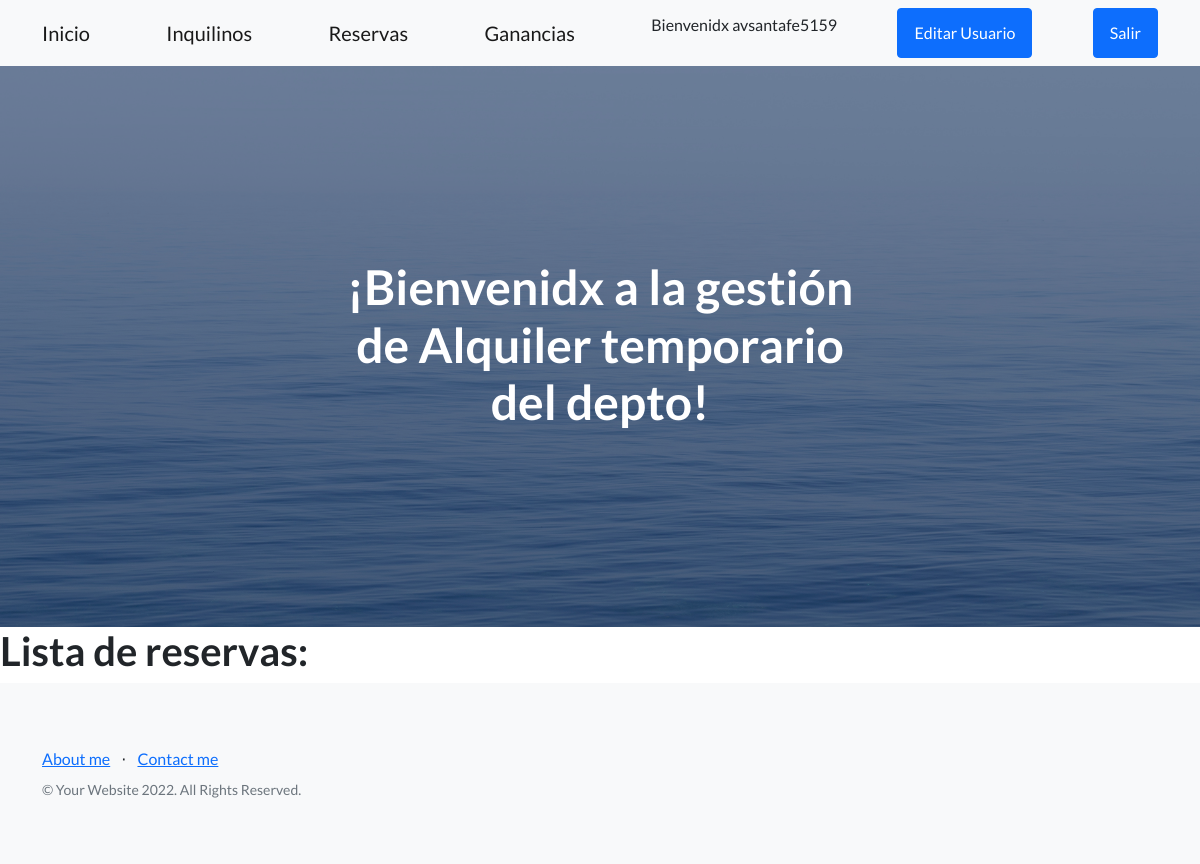
Page /emp-app1/gain-read/ (signed in) on the earlier database version.
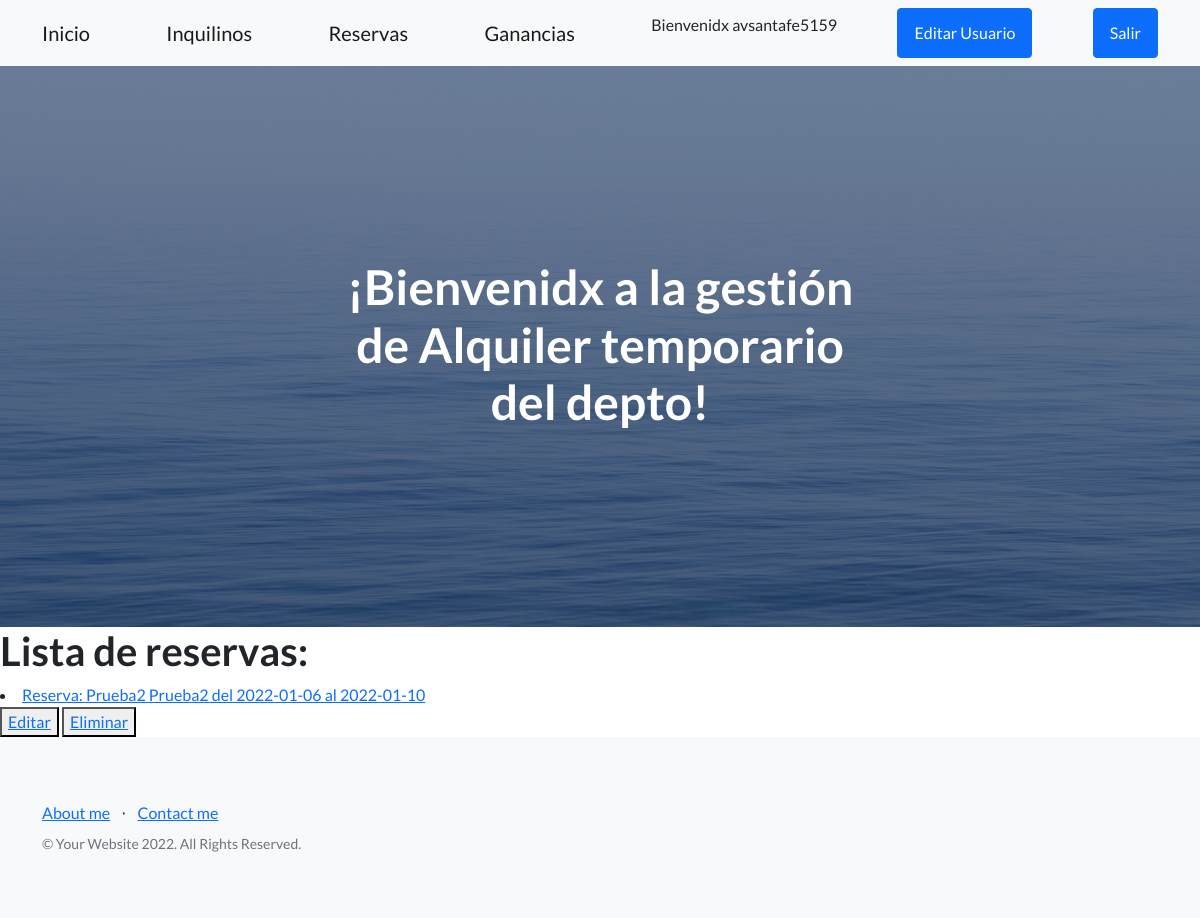
Same page on the later database version.
### EmpApp1/models.py (models this page shows)
class Gain (models.Model):
    booking= models.ForeignKey(Booking, on_delete= models.CASCADE)
    daily_price = models.IntegerField(verbose_name= 'Precio diario')
    manag_cost = models.IntegerField(verbose_name= 'Costo de gestion')
    maint_cost = models.IntegerField(verbose_name= 'Costo de mantenimiento')
    clean_cost = models.IntegerField(verbose_name= 'Costo de limpieza')
    gain = models.IntegerField(verbose_name= 'Ganancia')
    def __str__(self):
        return f'Reserva: {self.booking} '
    class Meta:
        db_table = 'Gain'
        verbose_name = 'Ganancia'
        verbose_name_plural = 'Ganancias'
        ordering = ['id']

class Booking (models.Model):
    person = models.ForeignKey(Person,on_delete=models.CASCADE, blank= False, null= False, verbose_name= 'Inquilino')
    date_in = models.DateField(max_length=30, verbose_name= 'Fecha de entrada')
    date_out = models.DateField(max_length=30, verbose_name= 'Fecha de salida')
    date_registered = models.DateField(auto_now_add=True)
    def __str__(self):
        return f'{self.person} del {self.date_in} al {self.date_out}'
    class Meta:
        db_table = 'Booking'
        verbose_name = 'Reserva'
        verbose_name_plural = 'Reservas'
        ordering = ['date_registered']

class Person (models.Model):
    first_name = models.CharField(max_length=30, verbose_name= 'Nombre')
    last_name = models.CharField(max_length=30, verbose_name= 'Apellido')
    dni = models.CharField(max_length=10, verbose_name='DNI')
    tel = models.CharField(max_length=30, verbose_name= 'Telefono')
    email = models.EmailField(max_length=50, verbose_name= 'Email')
    def __str__(self):
        return f'{self.first_name} {self.last_name}'
    class Meta:
        db_table = 'Person'
        verbose_name = 'Inquilino'
        verbose_name_plural = 'Inquilinos'
        ordering = ['last_name']

### EmpApp1/views.py (the view)
# urls.py: path('gain-read/',gain_read.as_view() , name="gain-read"),
class gain_read (LoginRequiredMixin,ListView):
    model = Gain
    template_name = 'gain_read.html'
    context_object_name = "gain" #Contexto para el template (html)

### EmpApp1/Templates/gain_read.html
{% extends 'temp_padre.html' %}
{% load static %}
{% block ContenidoQueCambia %}
    <h1> Lista de reservas:</h1>
    {% for g in gain %}
        <li>
            <a href="{% url 'gain-detail' g.id %}">{{g}}</a>
         </li>
         <div>
            <button>
                <a href="{% url 'gain-update' g.id %}">Editar</a>
            </button>
            <button>
                <a href="{% url 'gain-delete' g.id %}">Eliminar</a>
            </button>
         </div>
    {% endfor %}
{% endblock ContenidoQueCambia %}

### EmpApp1/Templates/temp_padre.html (shortened to what this page needs)
<!DOCTYPE html>
<html lang="en">
    <head>
        {% load static %}
        <link href="https://cdn.jsdelivr.net/npm/bootstrap-icons@1.5.0/font/bootstrap-icons.css" rel="stylesheet" type="text/css" />
        <link href="{% static 'css/styles.css'%}" rel="stylesheet" />
    </head>
    <body>
        <nav class="navbar navbar-light bg-light static-top">
            <div class="container">
                <a class="navbar-brand" href="{% url 'Inicio'%}">Inicio</a>
                <a class="navbar-brand" href="{% url 'person-main'%}">Inquilinos</a>
                <a class="navbar-brand" href="{% url 'booking-main'%}">Reservas</a>
                <a class="navbar-brand" href="{% url 'gain-main'%}">Ganancias</a>
                {% if user.is_authenticated  %}
                <p>Bienvenidx {{user.username}}</p>
                <a class="btn btn-primary" href="{% url 'user-edit'%}">Editar Usuario</a>
                <a class="btn btn-primary" href="{% url 'user-logout'%}">Salir</a>
                {% else %}
                <a class="btn btn-primary" href="{% url 'user-register'%}">Registrarse</a>
                <a class="btn btn-primary" href="{% url 'user-login'%}">Iniciar</a>
                {% endif %}
            </div>
        </nav>
        <header class="masthead">
            <div class="container position-relative">
                <div class="row justify-content-center">
                    <div class="col-xl-6">
                        <div class="text-center text-white">
                            <h1 class="mb-1">¡Bienvenidx a la gestión de Alquiler temporario del depto!</h1>
                        </div>
                    </div>
                </div>
            </div>
        </header>
        {% block ContenidoQueCambia %}{% endblock ContenidoQueCambia %}
        <footer class="footer bg-light">
            <div class="container">
                <div class="row">
                    <div class="col-lg-6 h-100 text-center text-lg-start my-auto">
                        <ul class="list-inline mb-2">
                            <li class="list-inline-item"><a href="{% url 'about-me'%}">About me</a></li>
                            <li class="list-inline-item">⋅</li>
                            <li class="list-inline-item"><a href="{% url 'contact-me' %}">Contact me</a></li>
                        </ul>
                        <p class="text-muted small mb-4 mb-lg-0">&copy; Your Website 2022. All Rights Reserved.</p>
                    </div>
                </div>
            </div>
        </footer>
    </body>
</html>

Differences in the rows shown:
added Gain: booking.date_out "Reserva: Prueba2 Prueba2 del 2022-01-06 al 2022-01-10"
